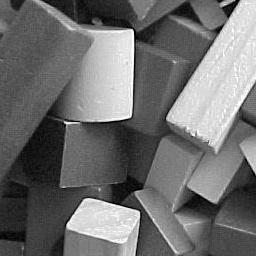
%> input picture data/Original_Images_1/blocks.jpg, 256 x 256 px
$ octave practice_11.m   (GNU Octave 9; MATLAB toolbox functions it lacks are replaced by stand-ins)
%> lines starting %> are read from the running program, lines starting %| are printed output that depends on the picture
b = imread('../../data/Original_Images_1/blocks.jpg');
%> b is the input picture: size 256x256 uint8; min 0, max 255, mean 110.3
class(b) %%know the data type
%> ans = 'uint8'
figure, imshow(b)
figure, imshow(b+128)
%> after `imshow(b+128)`:
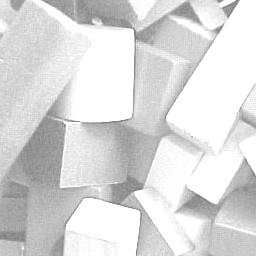
%> displayed picture: size 256x256, on the screen's scale of 0 to 255; min 128, max 255, mean 218.1
figure, imshow(b-128)
%> after `imshow(b-128)`:
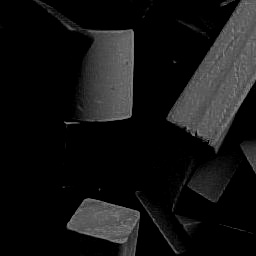
%> displayed picture: size 256x256, on the screen's scale of 0 to 255; min 0, max 127, mean 20

figure, imshow(255-b) %%negative film
%> after `imshow(255-b)`:
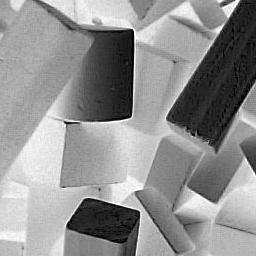
%> displayed picture: size 256x256, on the screen's scale of 0 to 255; min 0, max 255, mean 144.7

$ run again, with data/Original_Images_1/anim0614.jpg copied over data/Original_Images_1/blocks.jpg
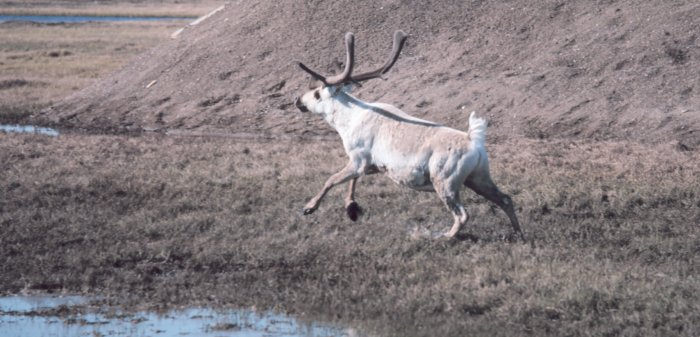
%> input picture data/Original_Images_1/anim0614.jpg, 700 x 337 px
%> b is the input picture: size 337x700x3 uint8; mean R, G, B 132.8, 124, 126.6
%> `imshow(b-128)`:
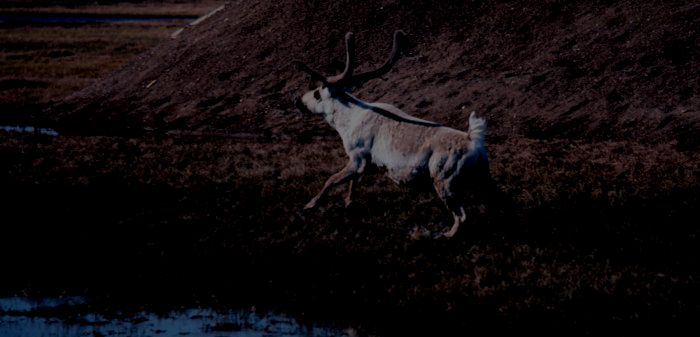
%> displayed picture: size 337x700x3, on the screen's scale of 0 to 255; mean R, G, B 16.5, 10.9, 12.6
%> `imshow(255-b)`:
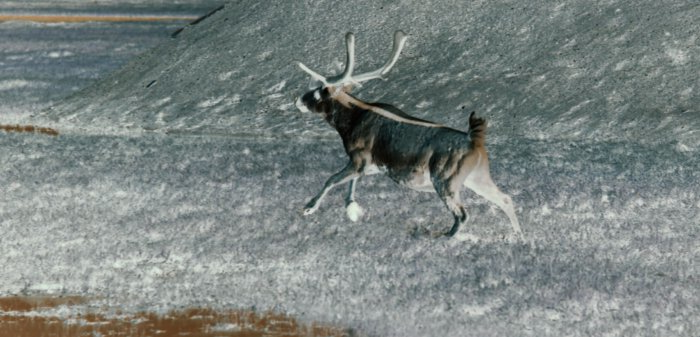
%> displayed picture: size 337x700x3, on the screen's scale of 0 to 255; mean R, G, B 122.2, 131, 128.4

$ run again, with data/Original_Images_1/bergen.jpg copied over data/Original_Images_1/blocks.jpg
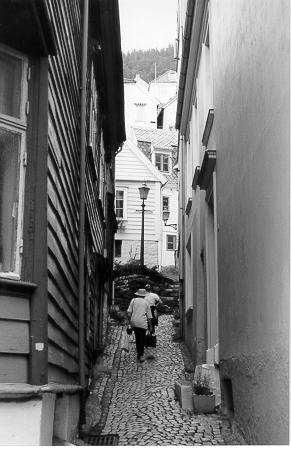
%> input picture data/Original_Images_1/bergen.jpg, 291 x 450 px
%> b is the input picture: size 450x291 uint8; min 0, max 255, mean 114.8
%> `imshow(b-128)`:
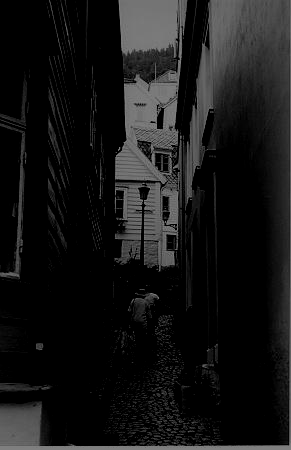
%> displayed picture: size 450x291, on the screen's scale of 0 to 255; min 0, max 127, mean 22.2
%> `imshow(255-b)`:
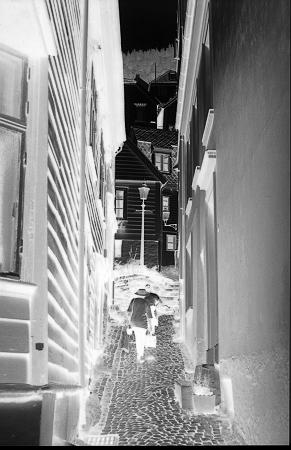
%> displayed picture: size 450x291, on the screen's scale of 0 to 255; min 0, max 255, mean 140.2

$ run again, with data/Original_Images_1/caribou.jpg copied over data/Original_Images_1/blocks.jpg
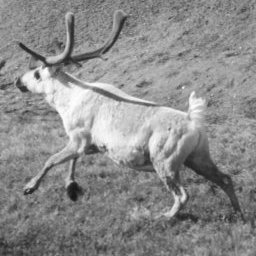
%> input picture data/Original_Images_1/caribou.jpg, 256 x 256 px
%> b is the input picture: size 256x256 uint8; min 19, max 255, mean 139.8
%> `imshow(b-128)`:
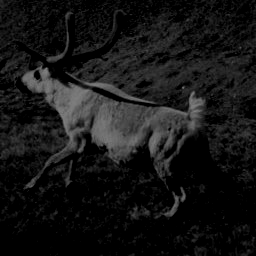
%> displayed picture: size 256x256, on the screen's scale of 0 to 255; min 0, max 127, mean 21.4
%> `imshow(255-b)`:
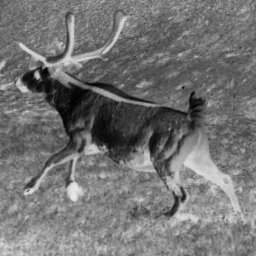
%> displayed picture: size 256x256, on the screen's scale of 0 to 255; min 0, max 236, mean 115.2
